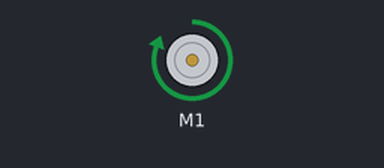
Recording of a sketch running on a simulated Arduino Uno, built with avr-gcc and run on an emulated ATmega328P. Shown: DC motor (green arrow = forward, orange = backward, longer = faster).

Above: at 0.5 s.
At 1.5 s:
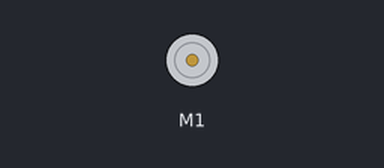
At 5.5 s:
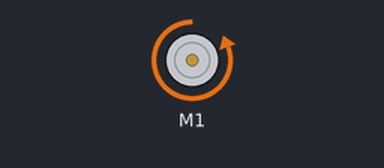
Timing chart, 0 to 6.9 s (numbered marks = the images above):
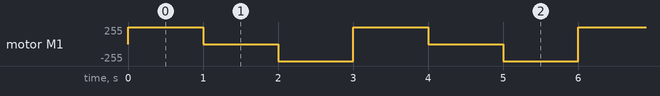

Measured:
- by itself, motor M1: repeats every 3.0 s: stopped 1.0 s, backward 255/255 1.0 s, forward 255/255 1.0 s

The sketch:

backwardandforward1.ino
```cpp
#include<AFMotor.h>
AF_DCMotor motor1(1);

void setup() {
  // put your setup code here, to run once:
motor1.setSpeed(255);
}

void loop() {
  // put your main code here, to run repeatedly:
motor1.run(FORWARD);
delay(1000);
motor1.run(RELEASE);
delay(1000);
motor1.run(BACKWARD);
delay(1000);
}
```
